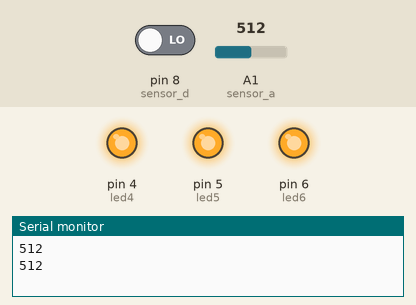
The sketch below on a simulated Arduino Uno, built with avr-gcc and run on an emulated ATmega328P. Shown: output pins drawn as LEDs (lit = HIGH), the last lines printed to the serial monitor. Inputs (shaded band) come from the test bench; at power-on: A1 (sensor_a) = 512, pin 8 (sensor_d) LOW.

Above: at 2.0 s.
2.1 s: A1 (sensor_a) set to 129
3.6 s: A1 (sensor_a) set to 114
At 5.7 s:
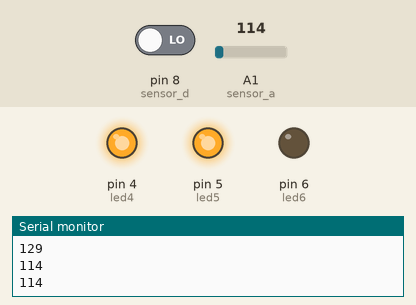
6.0 s: A1 (sensor_a) set to 90
At 7.4 s:
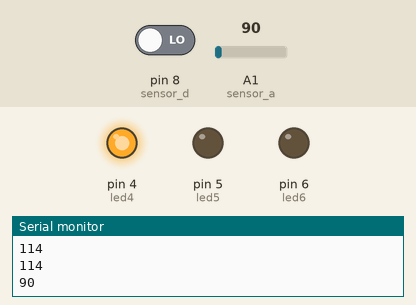
8.2 s: A1 (sensor_a) set to 85
10.1 s: A1 (sensor_a) set to 71
At 12.0 s:
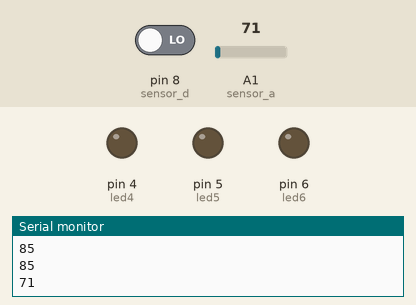
12.6 s: A1 (sensor_a) set to 110
At 13.7 s:
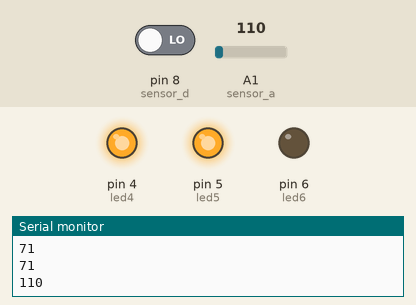
Timing chart, 0 to 15.6 s (numbered marks = the images above; inputs shaded):
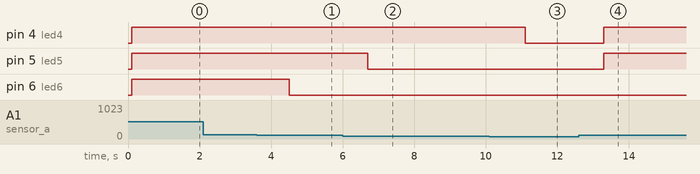

Measured:
- the behaviour switches between 121 and 120 on A1 (sensor_a) (found by bisection; images 0 and 1)
- the behaviour switches between 81 and 80 on A1 (sensor_a) (found by bisection; images 2 and 3)
- after the input at 3.6 s, pin 6 (led6): HIGH → LOW after 0.90 s
- after the input at 6.0 s, pin 5 (led5): HIGH → LOW after 0.70 s
- after the input at 10.1 s, pin 4 (led4): HIGH → LOW after 1.0 s
- after the input at 12.6 s, pin 4 (led4), pin 5 (led5): LOW → HIGH after 0.70 s

The sketch:

sound_sensor.ino
```cpp
const int sensor_d = 8;
const int sensor_a = A1;
const int led4 = 4;
const int led5 = 5;
const int led6 = 6;

int lautstaerke_d = 0;
int lautstaerke_a = 0;

void setup() {
  Serial.begin(9600);
  pinMode(sensor_d, INPUT);
  pinMode(sensor_a, INPUT);
  pinMode(led4, OUTPUT);
  pinMode(led5, OUTPUT);
  pinMode(led6, OUTPUT);
}

void loop() {
  delay(100);

  lautstaerke_d = digitalRead(sensor_d);
  lautstaerke_a = analogRead(sensor_a);
  Serial.println(lautstaerke_a);

  if (lautstaerke_a > 80) {
    digitalWrite(led4, HIGH);
  }
  else {
    digitalWrite(led4, LOW);
  }

  if (lautstaerke_a > 100) {
    digitalWrite(led5, HIGH);
  }
  else {
    digitalWrite(led5, LOW);
  }

  if (lautstaerke_a > 120) {
    digitalWrite(led6, HIGH);
  }
  else {
    digitalWrite(led6, LOW);
  }
delay(1000);
}
```
